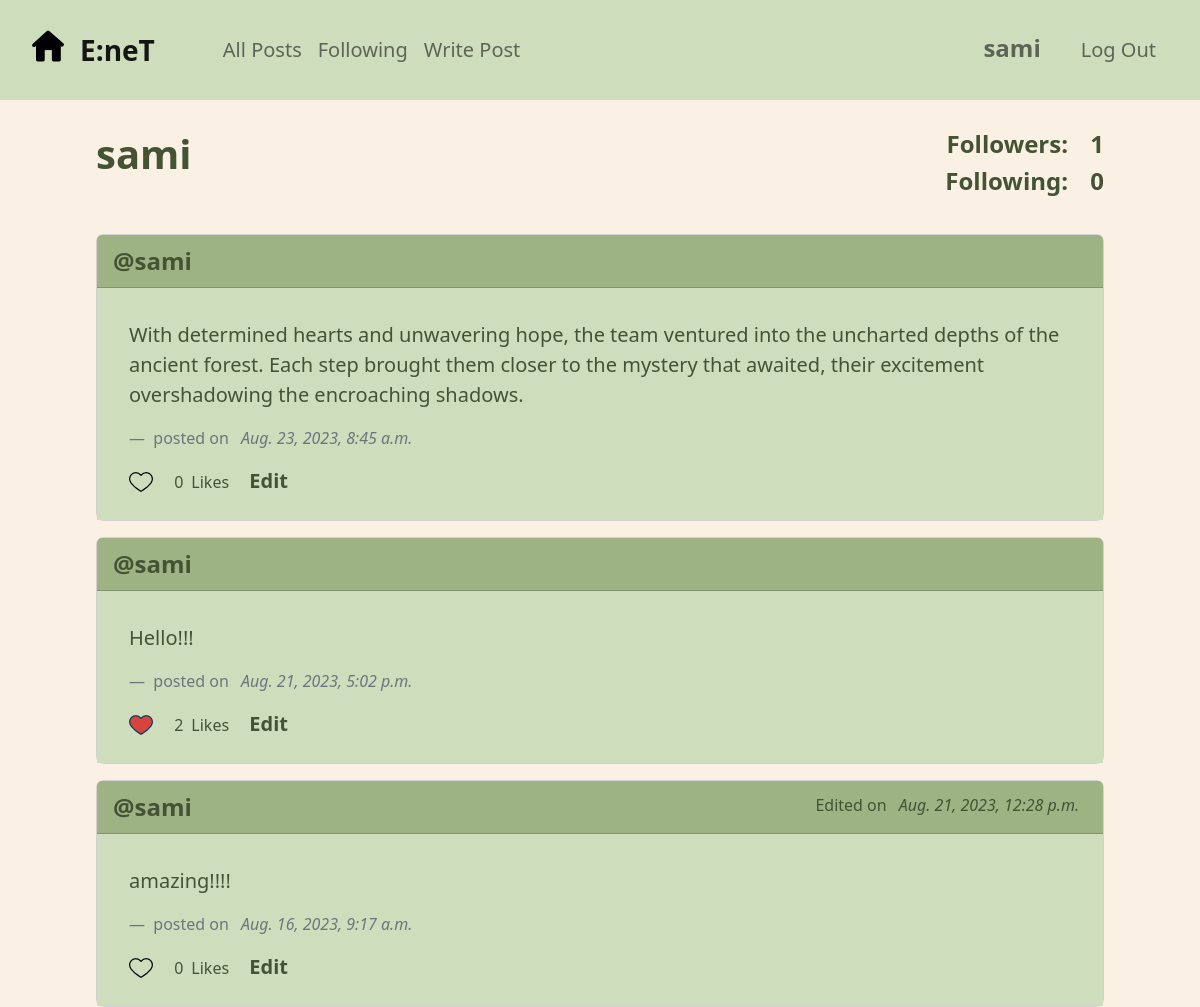
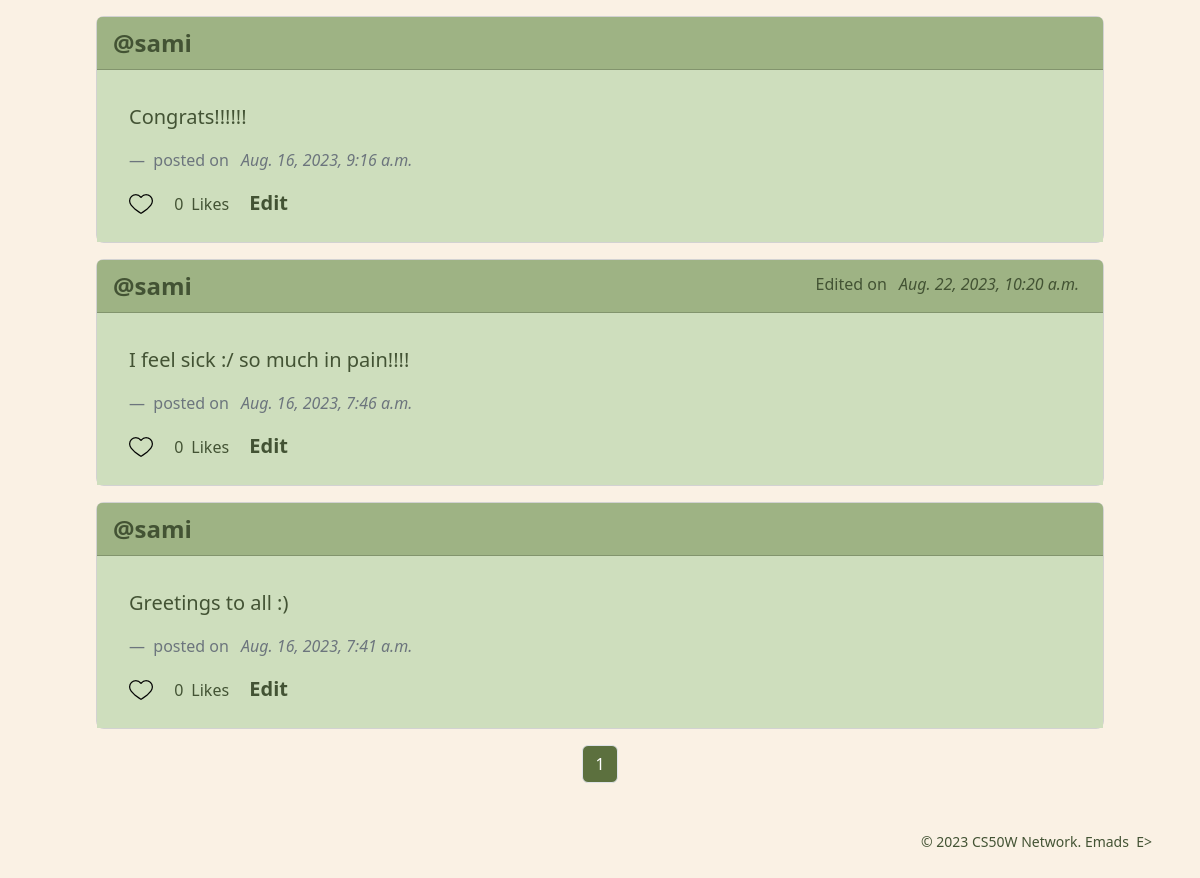
The page /profile/3 (signed in) on the database its author committed (2 pictures, top to bottom).
### network/models.py (models this page shows, shortened)
class User(AbstractUser):
    followers = models.ManyToManyField('self', symmetrical=False, blank=True, null=True, related_name='following')

class Post(models.Model):
    content = models.TextField(blank=True)
    date_posted = models.DateTimeField(auto_now_add=True)    # automatically populated with current date
    edited = models.BooleanField(default=False)
    edited_on = models.DateTimeField(auto_now=True)    # automatically populated with current date on every update of instance
    author = models.ForeignKey(User, on_delete=models.CASCADE, blank=True, null=True, related_name="user_posts")
    likers = models.ManyToManyField(User, blank=True, null=True, related_name="liked_posts")

### network/views.py (the view)
# urls.py: path("profile/<int:user_id>", views.profile, name="profile"),
@login_required
def profile(request, user_id):
    profile_user = User.objects.get(pk=user_id)
    profile_user_posts = profile_user.user_posts.order_by("-date_posted").all()
    return render(request, "network/profile.html", context={
        'page': pagination(request, profile_user_posts),
        'profile_user': profile_user,
        'following': profile_user.following.all(),
        'followers': profile_user.followers.all(),
    })

### network/views.py (called while the page is built)
def pagination(request, objects_list):
    paginator = Paginator(objects_list, 10)
    page_number = request.GET.get('page')
    page = paginator.get_page(page_number)
    return page

### network/templates/network/profile.html (shortened to what this page needs)
{% extends "network/layout.html" %}
{% load static %}
{% block body %}
    <div class="profile-title align-items-center">
        <div class="row">
            <div class="col-md-6">
                <div class="d-flex align-items-center justify-content-start ms-5 ps-5">
                    <h1 class=""><strong>{{profile_user}}</strong></h1>
                </div>
            </div>
            <div class="col-md-6">
                <div class="col-auto text-end me-5 pe-5">
                    <h4><strong>Followers: <span class="ms-3">{{followers.count}}</span></strong></h4>
                    <h4><strong>Following: <span class="ms-3">{{following.count}}</span></strong></h4>
                </div>
            </div>
        </div>
    </div>
    <div class="mx-5 px-5">
        {% for post in page %}
            <div class="card my-3 rounded-3">
                <div class="card-header d-flex justify-content-between">
                    <a class="fs-4" href="{% url 'profile' post.author.id %}">@{{post.author}}</a>
                    {% if post.edited %}
                        <span class="mt-1 justify-content-end fs-6">Edited on <em class="mx-2">{{post.edited_on}}</em></span>
                    {% endif %}
                </div>
                <div class="card-body">
                    <blockquote class="blockquote mb-0 px-3">
                        <p>
                            <span id="post_{{post.id}}" class="list-inline-item mb-3">{{post.content}}</span>
                        </p>
                        <footer class="blockquote-footer fs-6">
                            <span class="">posted on </span>
                            <cite class="mx-2" title="Source Title">{{post.date_posted}}</cite>
                        </footer>
                        {% if user.is_authenticated %}
                            <a href="" id="postReaction_{{post.id}}" class="list-inline-item btn-like me-3">
                                <img id="iconHeart_{{post.id}}" src="{% if user in post.likers.all %} {% static 'network/icons/heart-filled.png' %} {% else %} {% static 'network/icons/heart-blank.png' %} {% endif %}" alt="heart icon">
                            </a>
                        {% endif %}
                        <p class="list-inline-item mb-2 fs-6">
                            <span id="postLikes_{{post.id}}" class="me-2">{{post.likers.count}}</span>Likes
                            {% if user.is_authenticated and user == post.author %}
                                <a href="" id="editLink_{{post.id}}" class="list-inline-item edit-link ms-3 fs-5" data-bs-toggle="modal" data-bs-target="#editModal_{{post.id}}">
                                    Edit
                                </a>
                            {% endif %}
                        </p>
                    </blockquote>
                </div>
            </div>
        {% endfor %}
    </div>
{% endblock %}

### network/templates/network/layout.html (shortened to what this page needs)
{% load static %}
<!DOCTYPE html>
<html lang="en">
    <head>
        <link href="https://cdn.jsdelivr.net/npm/bootstrap@5.2.3/dist/css/bootstrap.min.css" rel="stylesheet">
        <link href="{% static 'network/styles.css' %}" rel="stylesheet">
        <link rel='stylesheet' href='https://cdn-uicons.flaticon.com/uicons-regular-rounded/css/uicons-regular-rounded.css'>
    </head>
    <body>
        <nav class="navbar navbar-expand-lg bg-navbar p-4 fs-5">
            <a id="homepage" class="navbar-brand fs-3 me-5" href="{% url 'index' %}">
                <img class="me-2 px-2 home-icon" src="{% static 'network/icons/home.png' %}" alt="home icon"><strong>E:neT</strong>
            </a>
            <div class="container-fluid">
                <ul class="navbar-nav me-auto mb-2 mb-lg-0">
                    {% if user.is_authenticated %}
                        <li class="nav-item nav-left">
                            <a id="all_posts" class="nav-link" href="{% url 'index' %}">All Posts</a>
                        </li>
                        <li class="nav-item">
                            <a class="nav-link" href="{% url 'following' %}">Following</a>
                        </li>
                        <li class="nav-item">
                            <a class="nav-link" href="" class="list-inline-item" data-bs-toggle="modal" data-bs-target="#createModal">Write Post</a>
                        </li>
                    {% endif %}
                </ul>
                <ul class="navbar-nav ms-auto mb-2 mb-lg-0">
                {% if user.is_authenticated %}
                    <li class="nav-item d-flex justify-content-end">
                        <a class="nav-link me-4 fs-4 username" href="{% url 'profile' user.id %}"><strong>{{ user.username }}</strong></a>
                    </li>
                    <li class="nav-item d-flex justify-content-end">
                        <a class="nav-link" href="{% url 'logout' %}">Log Out</a>
                    </li>
                {% endif %}
                </ul>
            </div>
        </nav>
        <div class="body">
            {% block body %}
            {% endblock %}
        </div>
        {% if page %}
            <nav aria-label="Page navigation example">
                <ul class="pagination d-flex justify-content-center">
                        <li class="page-item"><a class="page-link btn mx-1" href="?page={{ page.number }}">{{page.number}}</a></li>
                </ul>
            </nav>
        {% endif %}
        <footer>
            <small class="d-flex justify-content-end mx-5 mt-5 mb-2">
                &copy;&nbsp;2023&nbsp;CS50W&nbsp;Network.&nbsp;Emads&nbsp;&nbsp;E>
            </small>
            <br>
        </footer>
    </body>
</html>

### network/static/network/styles.css (style rules this page uses)
body { color: #435334; background-color: #FAF1E4; margin: 0; padding: 0; }
a { text-decoration: none; }
.home-icon { margin-top: -15px; }
.username { margin-top: -5px; }
.profile-title { margin-top: 30px; margin-bottom: 30px; }
.bg-navbar, .card-body { background-color: #CEDEBD; }
.card-header, .modal-header { background-color: #9EB384; }
.card-header a, .card-body a { color: #435334; font-weight: bold; }
.btn { background-color: #5C703E; color: #fff; }

### rows shown on the page
User: username "sami"
Post: author "sami", content "With determined hearts and unwavering hope, the team ventured into the uncharted depths of the ancient forest. Each step brought them closer to the mystery that awaited, their excitement overshadowing the encroaching shadows.", date_posted "Aug. 23, 2023, 8:45 a.m.", likers.count "0"
Post: author "sami", content "Hello!!!", date_posted "Aug. 21, 2023, 5:02 p.m.", shows a picture, likers.count "2"
Post: author "sami", edited_on "Aug. 21, 2023, 12:28 p.m.", content "amazing!!!!", date_posted "Aug. 16, 2023, 9:17 a.m.", likers.count "0"
Post: author "sami", content "Congrats!!!!!!", date_posted "Aug. 16, 2023, 9:16 a.m.", likers.count "0"
Post: author "sami", edited_on "Aug. 22, 2023, 10:20 a.m.", content "I feel sick :/ so much in pain!!!!", date_posted "Aug. 16, 2023, 7:46 a.m.", likers.count "0"
Post: author "sami", content "Greetings to all :)", date_posted "Aug. 16, 2023, 7:41 a.m.", likers.count "0"

### other values the page prints
{{ followers.count }} "1"
{{ following.count }} "0"
{{ page.number }} "1"
